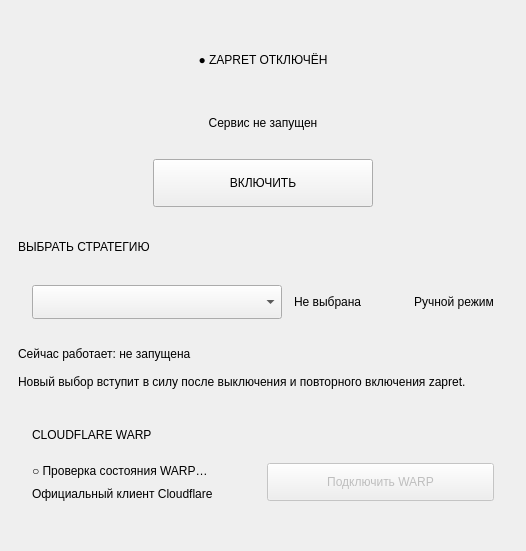
            <widget class="QWidget" name="pageHome">
              <layout class="QVBoxLayout" name="homeLayout">
                <property name="leftMargin">
                  <number>18</number>
                </property>
                <property name="topMargin">
                  <number>18</number>
                </property>
                <property name="rightMargin">
                  <number>18</number>
                </property>
                <property name="bottomMargin">
                  <number>18</number>
                </property>
                <property name="spacing">
                  <number>14</number></property>
                <item>
                  <widget class="QFrame" name="powerCard">
                    <property name="minimumSize">
                      <size><width>0</width><height>205</height></size></property>
                    <layout class="QVBoxLayout" name="powerLayout">
                      <property name="leftMargin">
                        <number>16</number>
                      </property>
                      <property name="topMargin">
                        <number>16</number>
                      </property>
                      <property name="rightMargin">
                        <number>16</number>
                      </property>
                      <property name="bottomMargin">
                        <number>16</number>
                      </property>
                      <property name="spacing">
                        <number>11</number></property>
                      <item>
                        <widget class="QLabel" name="lblStatus">
                          <property name="text">
                            <string>● ZAPRET ОТКЛЮЧЁН</string>
                          </property>
                          <property name="alignment">
                            <set>Qt::AlignCenter</set>
                          </property>
                        </widget>
                      </item>
                      <item>
                        <widget class="QLabel" name="lblStatusDescription">
                          <property name="text">
                            <string>Сервис не запущен</string>
                          </property>
                          <property name="alignment">
                            <set>Qt::AlignCenter</set>
                          </property>
                        </widget>
                      </item>
                      <item alignment="Qt::AlignHCenter">
                        <widget class="QPushButton" name="btnPower">
                          <property name="text">
                            <string>ВКЛЮЧИТЬ</string>
                          </property>
                          <property name="minimumSize">
                            <size><width>220</width><height>48</height></size></property>
                        <property name="maximumSize"><size><width>320</width><height>48</height></size></property><property name="sizePolicy"><sizepolicy hsizetype="Preferred" vsizetype="Fixed"><horstretch>0</horstretch><verstretch>0</verstretch></sizepolicy></property></widget>
                      </item>
                    </layout>
                  <property name="maximumSize"><size><width>16777215</width><height>205</height></size></property><property name="sizePolicy"><sizepolicy hsizetype="Preferred" vsizetype="Fixed"><horstretch>0</horstretch><verstretch>0</verstretch></sizepolicy></property></widget>
                </item>
                <item>
                  <widget class="QLabel" name="lblCurrentStrategyHeader">
                    <property name="text">
                      <string>ВЫБРАТЬ СТРАТЕГИЮ</string>
                    </property>
                  <property name="minimumSize"><size><width>0</width><height>20</height></size></property></widget>
                </item>
                <item>
                  <widget class="QFrame" name="currentStrategyCard">
                    <layout class="QHBoxLayout" name="currentStrategyLayout">
                      <property name="leftMargin">
                        <number>14</number>
                      </property>
                      <property name="topMargin">
                        <number>14</number>
                      </property>
                      <property name="rightMargin">
                        <number>14</number>
                      </property>
                      <property name="bottomMargin">
                        <number>14</number>
                      </property>
                      <property name="spacing">
                        <number>12</number>
                      </property>
                      <item>
                        <widget class="QComboBox" name="cmbHomeStrategy">
                          <property name="minimumSize"><size><width>250</width><height>34</height></size></property>
                          <property name="sizePolicy"><sizepolicy hsizetype="Expanding" vsizetype="Fixed"><horstretch>0</horstretch><verstretch>0</verstretch></sizepolicy></property>
                        </widget>
                      </item>
                      <item>
                        <widget class="QLabel" name="lblCurrentStrategy">

                          <property name="text">
                            <string>Не выбрана</string>
                          </property>
                        </widget>
                      </item>
                      <item>
                        <spacer name="currentStrategySpacer">
                          <property name="orientation">
                            <enum>Qt::Horizontal</enum>
                          </property>
                          <property name="sizeHint" stdset="0">
                            <size>
                              <width>40</width>
                              <height>20</height>
                            </size>
                          </property>
                        </spacer>
                      </item>
                      <item>
                        <widget class="QLabel" name="lblCurrentMode">
                          <property name="text">
                            <string>Ручной режим</string>
                          </property>
                        </widget>
                      </item>
                    </layout>
                  </widget>
                </item>
                <item>
                  <widget class="QLabel" name="lblRunningStrategy">
                    <property name="text"><string>Сейчас работает: не запущена</string></property>
                  </widget>
                </item>
                <item>
                  <widget class="QLabel" name="lblHomeInfo">
                    <property name="text">
                      <string>Новый выбор вступит в силу после выключения и повторного включения zapret.</string>
                    </property>
                  </widget>
                </item>
                <item>
                  <widget class="QFrame" name="warpCard">
                    <layout class="QVBoxLayout" name="warpLayout">
                      <property name="leftMargin"><number>14</number></property>
                      <property name="topMargin"><number>12</number></property>
                      <property name="rightMargin"><number>14</number></property>
                      <property name="bottomMargin"><number>12</number></property>
                      <property name="spacing"><number>8</number></property>
                      <item><widget class="QLabel" name="lblWarpTitle"><property name="text"><string>CLOUDFLARE WARP</string></property></widget></item>
                      <item><layout class="QHBoxLayout" name="warpStatusRow">
                        <item><layout class="QVBoxLayout" name="warpStatusColumn">
                          <item><widget class="QLabel" name="lblWarpStatus"><property name="text"><string>○ Проверка состояния WARP…</string></property></widget></item>
                          <item><widget class="QLabel" name="lblWarpDetails"><property name="text"><string>Официальный клиент Cloudflare</string></property><property name="wordWrap"><bool>true</bool></property></widget></item>
                        </layout></item>
                        <item><widget class="QPushButton" name="btnWarpToggle"><property name="text"><string>Подключить WARP</string></property><property name="enabled"><bool>false</bool></property><property name="minimumSize"><size><width>165</width><height>38</height></size></property></widget></item>
                      </layout></item>
                    </layout>
                  <property name="minimumSize"><size><width>0</width><height>110</height></size></property></widget>
                </item>
                <item>
                  <spacer name="homeStretch">
                    <property name="orientation">
                      <enum>Qt::Vertical</enum>
                    </property>
                    <property name="sizeHint" stdset="0">
                      <size>
                        <width>40</width>
                        <height>20</height>
                      </size>
                    </property>
                  </spacer>
                </item>
              </layout>
              <attribute name="title">
                <string>Главная</string>
              </attribute>
            </widget>
